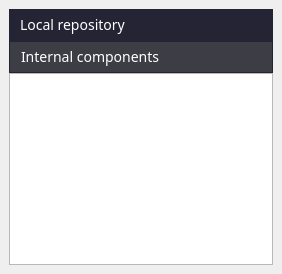
  <widget class="QDockWidget" name="moduleWidget">
   <property name="windowTitle">
    <string>Component Toolbox</string>
   </property>
   <attribute name="dockWidgetArea">
    <number>2</number>
   </attribute>
   <widget class="QWidget" name="dockWidgetContents_5">
    <layout class="QVBoxLayout" name="verticalLayout_7">
     <property name="spacing">
      <number>0</number>
     </property>
     <item>
      <widget class="QLabel" name="label_3">
       <property name="sizePolicy">
        <sizepolicy hsizetype="Preferred" vsizetype="Preferred">
         <horstretch>0</horstretch>
         <verstretch>0</verstretch>
        </sizepolicy>
       </property>
       <property name="minimumSize">
        <size>
         <width>264</width>
         <height>32</height>
        </size>
       </property>
       <property name="styleSheet">
        <string notr="true">background-color: #252434;

font-family: Source Sans Pro;
font-style: normal;
font-weight: normal;
font-size: 14px;
line-height: 18px;
display: flex;

padding-left: 8px;

color: #FFFFFF;</string>
       </property>
       <property name="text">
        <string>Local repository</string>
       </property>
      </widget>
     </item>
     <item>
      <widget class="QLabel" name="label_2">
       <property name="minimumSize">
        <size>
         <width>264</width>
         <height>32</height>
        </size>
       </property>
       <property name="styleSheet">
        <string notr="true">background-color: #3D3D46;
border: 1px solid #252434;
box-sizing: border-box;

font-family: Source Sans Pro;
font-style: normal;
font-weight: normal;
font-size: 14px;
line-height: 18px;
display: flex;

padding-left: 8px;

color: #FFFFFF;</string>
       </property>
       <property name="text">
        <string>Internal components </string>
       </property>
      </widget>
     </item>
     <item>
      <widget class="QTreeView" name="mimeStoreView">
       <property name="font">
        <font>
         <family>Source Sans Pro</family>
        </font>
       </property>
       <property name="contextMenuPolicy">
        <enum>Qt::CustomContextMenu</enum>
       </property>
       <property name="dragEnabled">
        <bool>true</bool>
       </property>
       <property name="dragDropMode">
        <enum>QAbstractItemView::DragOnly</enum>
       </property>
      </widget>
     </item>
    </layout>
   </widget>
  </widget>
